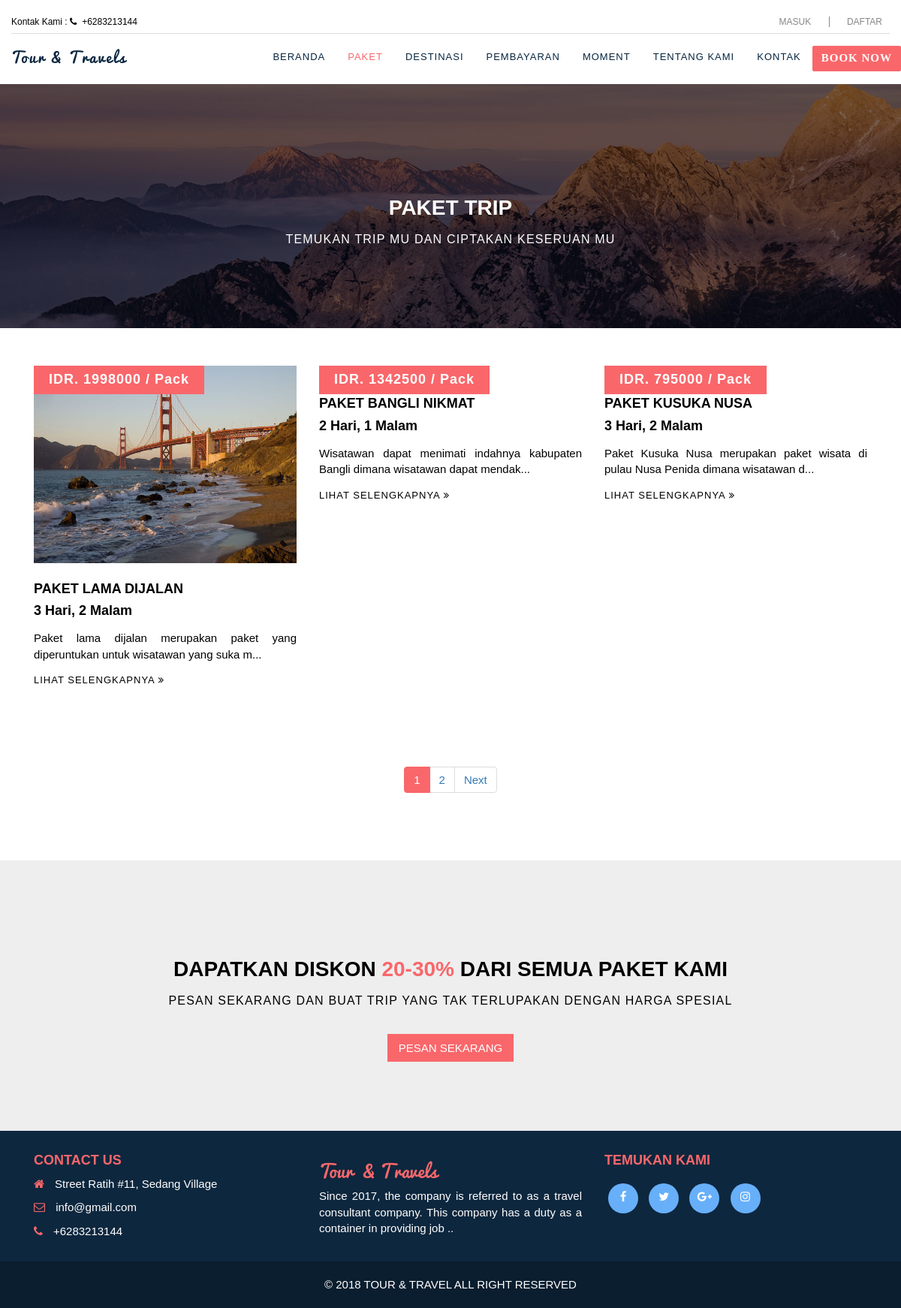
/index.php/paket, run on the app's committed database.
### tables this page shows
CREATE TABLE `tbl_paket` (
  `id_paket` int(11) NOT NULL AUTO_INCREMENT,
  `nama_paket` varchar(50) DEFAULT NULL,
  `banyak_hari` int(11) DEFAULT NULL,
  `banyak_malam` int(11) DEFAULT NULL,
  `harga_paket` int(11) DEFAULT NULL,
  `deskripsi_paket` varchar(255) DEFAULT NULL,
  `foto_paket` varchar(100) DEFAULT NULL,
  `status_aktif_paket` tinyint(1) DEFAULT '1',
  PRIMARY KEY (`id_paket`)
);

### index.php (called while the page is built, shortened)
<?php
require_once BASEPATH.'core/CodeIgniter.php';

### application/models/PaketModel.php (called while the page is built, shortened)
<?php if ( ! defined('BASEPATH')) exit('No direct script access allowed');
class PaketModel extends CI_Model {
  public function get_total(){
		$this->db->where('status_aktif_paket', 1);
		$query=$this->db->get("tbl_paket");
		return $query->num_rows();
	}
  public function get_current_page_records($limit, $start){
        $this->db->limit($limit, $start);
		$this->db->where('status_aktif_paket', 1);
        $query = $this->db->get("tbl_paket");
        if ($query->num_rows() > 0)
        {
            foreach ($query->result() as $row)
            {
                $data[] = $row;
            }
            return $data;
        }
        return false;
    }
 }

### application/views/paket/paket.php (the view, shortened to what this page needs)
<body>
<section>
	<div class="parallax-content" style="background-image: url('<?=base_url()?>images/M_bg.jpg'); height: 325px;">
		<div class="overlay" style="background:rgba(0, 0, 0, 0.54);">
			<div class="container">
				<div class="row">
					<div class="col-lg-6 col-lg-offset-3">
						<h3 class="parallax-title">paket trip</h3>
		          		<p class="parallax-desc">temukan trip mu dan ciptakan keseruan mu</p>
		          	</div>
				</div>
			</div>
		</div>
	</div>
</section>
<?php
	if( !empty($data)){
?>
<section class="section-padd">
	<div class="container">
        <?php
      		foreach($data as $data){
        ?>
		<div class="col-sm-4">
			<div class="lbl-price">
				IDR. <?=$data->harga_paket?> / Pack
			</div>
			<img src="<?=base_url()?>images/package/<?=$data->foto_paket?>" class="img-responsive">
			<div class="desc-tp">
				<h4 style="text-transform: uppercase;"><?=$data->nama_paket?></h4><h4><?=$data->banyak_hari?> Hari, <?=($data->banyak_malam)?$data->banyak_malam:"0"?> Malam</h4>
				<p>
					<?php if(strlen($data->deskripsi_paket)<80) echo $data->deskripsi_paket."<br><br>";
							else echo substr($data->deskripsi_paket, 0, 80)."...";?>
				</p>
				<a href="<?=base_url('DetPaket')?>/index/<?=$data->id_paket?>">Lihat selengkapnya <i class="fa fa-angle-double-right"></i></a>
			</div>
		</div>
		<?php
			}
		?>
	</div>
</section>
<?php if (isset($links)) {
		echo $links;
	}
?>
		<?php } else  { ?>
				<b><h3 style='opacity:0.5; text-align:center; margin-top:50px'>TIDAK ADA PAKET YANG SESUAI</h3></b> <br>
				<a href="<?=base_url()?>"><b><h4 style='opacity:0.8; text-align:center;'>telusuri lagi...</h4></b></a>
		<?php } ?>
<section class="section-padd" style="padding-bottom:0;">
	<div class="parallax-content" style="height: 360px;">
		<div class="overlay clr" style="background: #eee;">
			<h3>dapatkan diskon <r>20-30%</r> dari semua paket kami</h3>
			<p>pesan sekarang dan buat trip yang tak terlupakan dengan harga spesial</p>
			<div class="parallax-btn">
				<a href="form-booking.html">pesan sekarang</a>
			</div>
		</div>
	</div>
</section>
</body>
</html>

### data on the page
tbl_paket: harga_paket "1998000", foto_paket (picture), nama_paket "PAKET LAMA DIJALAN", banyak_hari "3", banyak_malam "2", deskripsi_paket "Paket lama dijalan merupakan paket yang diperuntukan untuk wisatawan yang suka m"
tbl_paket: harga_paket "1342500", nama_paket "PAKET BANGLI NIKMAT", banyak_hari "2", banyak_malam "1", deskripsi_paket "Wisatawan dapat menimati indahnya kabupaten Bangli dimana wisatawan dapat mendak"
tbl_paket: harga_paket "795000", nama_paket "PAKET KUSUKA NUSA", banyak_hari "3", banyak_malam "2", deskripsi_paket "Paket Kusuka Nusa merupakan paket wisata di pulau Nusa Penida dimana wisatawan d"

### other printed values
$links "1 2 Next"
